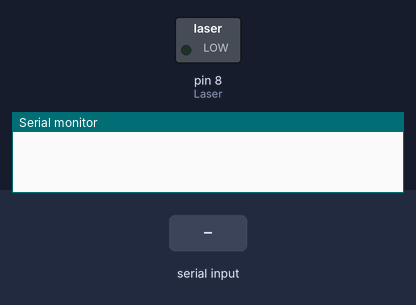
Bench run of a sketch on a simulated Arduino Uno, built with avr-gcc and run on an emulated ATmega328P. Parts: switched loads named in the sketch (green lamp = pin HIGH), the last lines printed to the serial monitor. The inputs (shaded band) are chosen by the test bench.

Above: at 1.2 s.
1.3 s: "1" received over Serial
At 2.5 s:
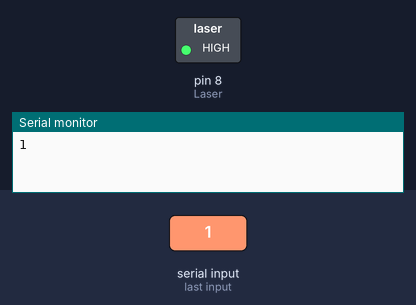
2.8 s: "0" received over Serial
At 3.6 s:
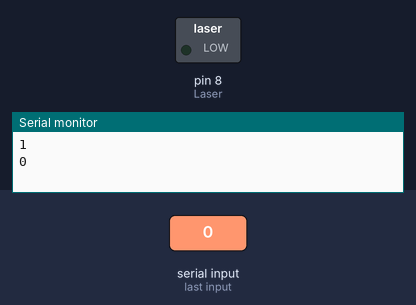
Timing chart, 0 to 5.8 s (numbered marks = the images above; inputs shaded):
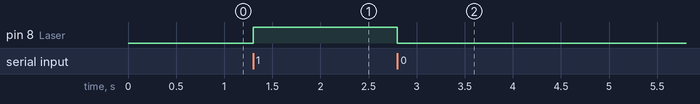

Measured:
- after the input at 1.3 s, pin 8 (Laser): LOW → HIGH at once
- after the input at 2.8 s, pin 8 (Laser): HIGH → LOW at once

The sketch:

laser_listen.ino
```cpp
const int Laser = 8;
void setup() {
  // put your setup code here, to run once:
  pinMode(Laser, OUTPUT);
  //digitalWrite(Laser, HIGH);
  Serial.begin(9600);

}

void loop() {
  // put your main code here, to run repeatedly:

  if (Serial.available())
  {
    char command = Serial.read();
    if (command == '1')
    {
      digitalWrite(Laser, HIGH);
    }
    else
    {
      digitalWrite(Laser, LOW);
    }
    Serial.println(command);

  }
}
```
